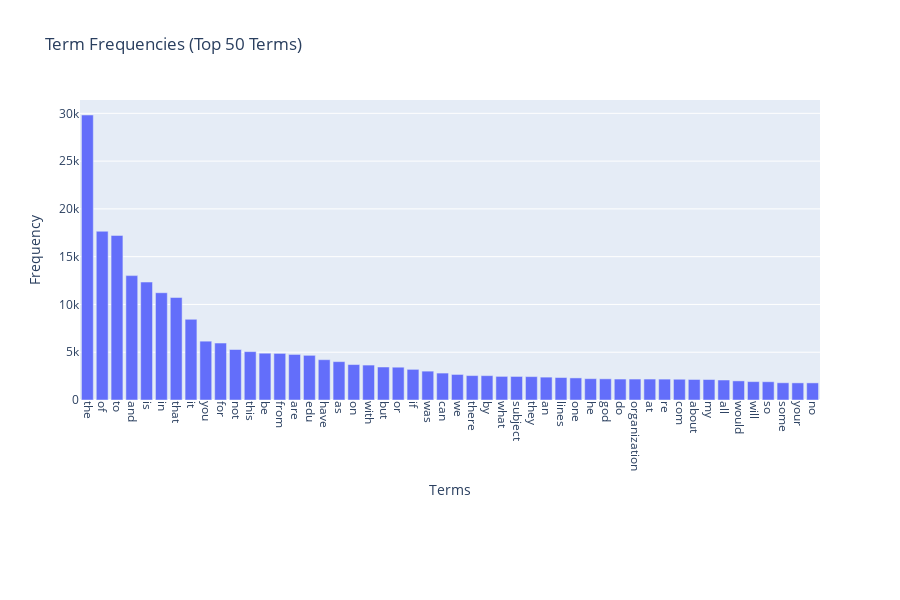

The notebook cell this image was saved under:
### Markdown cell above
### >>> **Exercise 13 (take home):** 
The chart above only contains 300 vocabulary in the documents, and it's already computationally intensive to both compute and visualize. Can you efficiently reduce the number of terms you want to visualize as an exercise.

### Code cell
# Answer here

# Efficiently reduce the number of terms to visualize by selecting the top N most frequent terms.
# For example, let's visualize only the top 50 most frequent terms.

import numpy as np

# Get indices of top N terms by frequency
N = 50
top_indices = np.argsort(term_frequencies)[-N:][::-1]  # Indices of top N terms, sorted descending

top_terms = count_vect.get_feature_names_out()[top_indices]
top_frequencies = np.array(term_frequencies)[top_indices]

# Plot using plotly
trace = go.Bar(
    x=top_terms,
    y=top_frequencies
)

layout = go.Layout(
    title=f'Term Frequencies (Top {N} Terms)',
    xaxis=dict(title='Terms', tickangle=90),
    yaxis=dict(title='Frequency'),
    margin=dict(b=200),
    height=600,
    width=900
)

fig = go.Figure(data=[trace], layout=layout)
pyo.iplot(fig)

### Figure 1 — Plotly figure (JSON) as saved in the notebook; plotly's stock layout.template omitted (floating-point values rounded to 4 significant figures)
{"data": [{"type": "bar", "x": ["the", "of", "to", "and", "is", "in", "that", "it", "you", "for", "not", "this", "be", "from", "are", "edu", "have", "as", "on", "with", "but", "or", "if", "was", "can", "we", "there", "by", "what", "subject", "they", "an", "lines", "one", "he", "god", "do", "organization", "at", "re", "com", "about", "my", "all", "would", "will", "so", "some", "your", "no"], "y": [29825, 17660, 17222, 13017, 12343, 11226, 10723, 8447, 6157, 5962, 5285, 5063, 4898, 4877, 4769, 4675, 4218, 4015, 3709, 3655, 3453, 3432, 3208, 3020, 2818, 2674, 2556, 2548, 2472, 2464, 2448, 2393, 2353, 2312, 2232, 2216, 2193, 2192, 2191, 2186, 2172, 2148, 2143, 2093, 2000, 1925, 1912, 1802, 1793, 1791]}], "layout": {"height": 600, "margin": {"b": 200}, "title": {"text": "Term Frequencies (Top 50 Terms)"}, "width": 900, "xaxis": {"tickangle": 90, "title": {"text": "Terms"}}, "yaxis": {"title": {"text": "Frequency"}}}}
